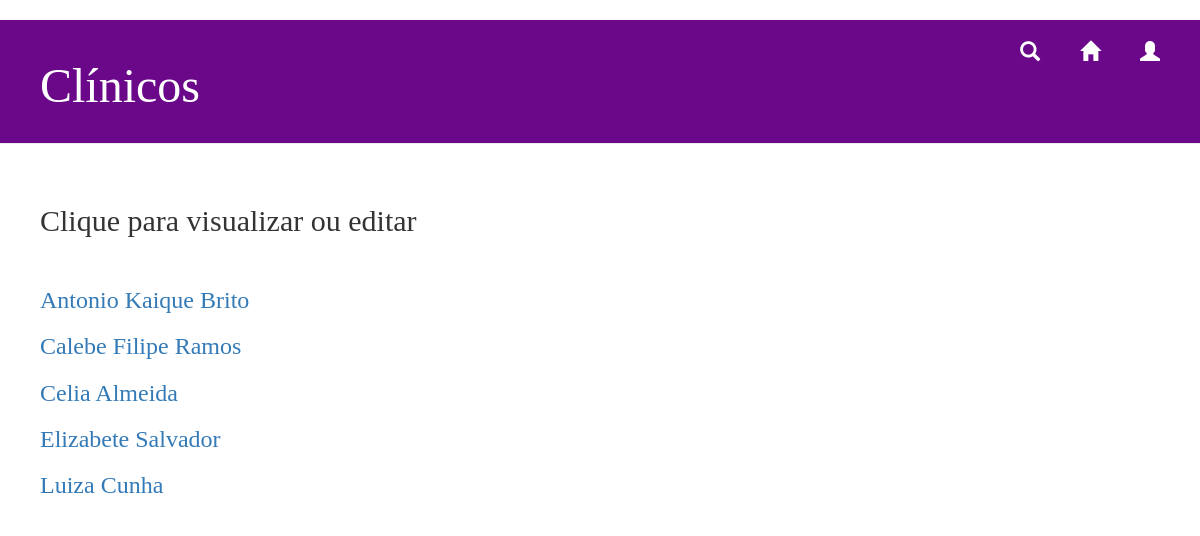
/clinico/lista_clinicos, run on the app's committed database.
### transplante/models.py (models this page shows, shortened)
class Pessoa (models.Model):
		nome = models.CharField(max_length=200, default = '', verbose_name='Nome')
		telefone = models.CharField(max_length=15, default = '', verbose_name='Telefone')
		cpf = models.CharField(max_length=11, default = '', verbose_name='CPF')
		email = models.CharField(max_length=100, default = '', verbose_name='e-Mail')
		data_nasc = models.CharField(max_length=10, default = '', verbose_name='Data de Nascimento')

class Clinico (Pessoa):
		id_clinico = models.AutoField(primary_key=True)
		setor = models.CharField(max_length=100, default = '', verbose_name='Setor')
		profissao = models.CharField(max_length=50, default = '', verbose_name='Profissão')
		CRM_CRE = models.CharField(max_length=50, default = '', verbose_name='CRM ou CRE')
		especialidade = models.CharField(max_length=100, default = '', verbose_name='Especialidade')

class Pessoa (models.Model):
		nome = models.CharField(max_length=200, default = '', verbose_name='Nome')
		telefone = models.CharField(max_length=15, default = '', verbose_name='Telefone')
		cpf = models.CharField(max_length=11, default = '', verbose_name='CPF')
		email = models.CharField(max_length=100, default = '', verbose_name='e-Mail')
		data_nasc = models.CharField(max_length=10, default = '', verbose_name='Data de Nascimento')

### transplante/views.py (the view)
# urls.py: path('clinico/lista_clinicos', views.lista_clinicos, name='lista_clinicos'),
def lista_clinicos(request):
        clinicos = Clinico.objects.order_by('nome').all()
        return render(request, 'transplante/lista_clinicos.html', {'clinicos': clinicos})

### transplante/templates/transplante/lista_clinicos.html (shortened to what this page needs)
{% load staticfiles %}
<html>
    <head>
       <link rel="stylesheet" href="//maxcdn.bootstrapcdn.com/bootstrap/3.2.0/css/bootstrap.min.css">
      <link rel="stylesheet" href="//maxcdn.bootstrapcdn.com/bootstrap/3.2.0/css/bootstrap-theme.min.css">
       <link rel="stylesheet" href="{% static 'css/home.css' %}">
    </head>
    <body>
<div class="page-header">
<div class="user" allign="right">
		{% if user.is_authenticated %}
		<a href="{% url 'logout'%}?next={{request.path}}">Logout({{ user.get_username }})</a>
		 {% else %}
	<a href="{% url 'login'%}?next={{request.path}}" class="top-menu"><span class="glyphicon glyphicon-user"></span></a>
{% endif %}
	</div>
			<a href="{% url 'home' %}" class="top-menu"><span class="glyphicon glyphicon-home"></span></a>
			<a href="{% url 'busca_clinicos' %}" class="top-menu"><span class="glyphicon glyphicon-search"></span></a>
            <h1>Clínicos</h1>
        </div>
<div class="content container">
    <div class="row">
<h2>Clique para visualizar ou editar</h2><br>
            {% for clinico in clinicos %}
                <div class="clinico">
                    <h3><a href="{% url 'clinicos_detail' pk=clinico.pk %}">{{ clinico.nome }}</a></h3>
                </div>
            {% endfor %}
        </div>
    </div>

### transplante/static/css/home.css (style rules this page uses)
.page-header { background-color: #6A0889; margin-top: 0; padding: 20px 20px 20px 40px; }
.page-header h1, .page-header h1 a, .page-header h1 a:visited, .page-header h1 a:active { color: #ffffff; font-size: 36pt; text-decoration: none; }
.content { margin-left: 40px; }
h1, h2, h3, h4 { font-family: 'Georgia'; }
.top-menu, .top-menu:hover, .top-menu:visited { color: #ffffff; font-size: 15pt; float: right; margin-right: 20px; margin-left: 20px; }
.user { float: right; color: #ffffff; font-family: 'Georgia'; }

### data on the page
Clinico: nome "Antonio Kaique Brito"
Clinico: nome "Calebe Filipe Ramos"
Clinico: nome "Celia Almeida"
Clinico: nome "Elizabete Salvador"
Clinico: nome "Luiza Cunha"
